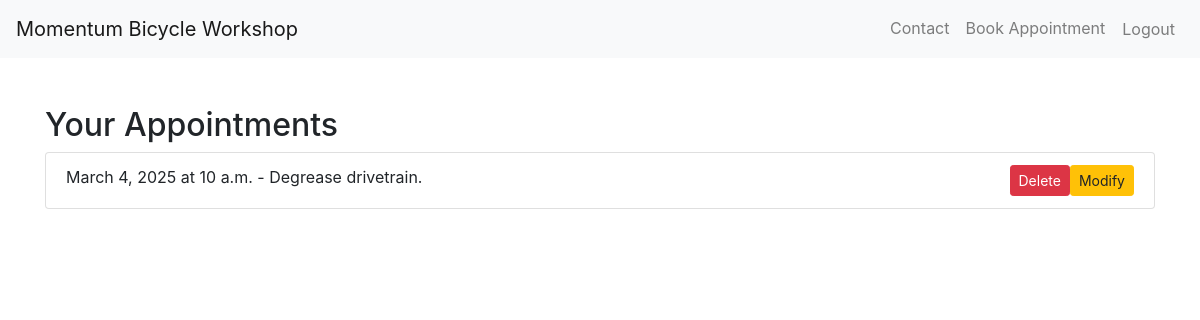
Before: /appointment_list/ (signed in) with the older database file.
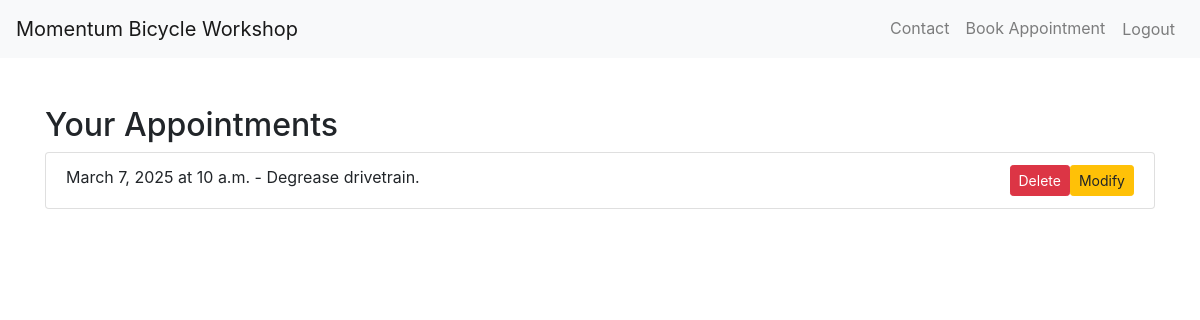
After: the same page with the newer database file.
### myapp/models.py (models this page shows, shortened)
class Appointment(models.Model):
    user = models.ForeignKey(
        User, on_delete=models.CASCADE
    )  # Associate the appointment with a user
    date = models.DateField()
    time = models.TimeField()
    description = models.TextField(blank=True)  # Allowing blank descriptions
    photo = models.ImageField(upload_to="photos/", blank=True, null=True)
    completed = models.BooleanField(default=False)
    notified = models.BooleanField(default=False)
    class Meta:
        unique_together = (
            "user",
            "date",
        )  # or ('user', 'date', 'time') if you want to prevent double booking at the same time

### myapp/views.py (the view)
# urls.py: path("appointment_list/", appointment_list, name="appointment_list"),
@login_required
def appointment_list(request):
    appointments = Appointment.objects.filter(user=request.user).order_by("date")
    print(list(appointments.values("id", "description")))
    return render(
        request, "myapp/appointment_list.html", {"appointments": appointments}
    )

### myapp/templates/myapp/appointment_list.html (shortened to what this page needs)
{% load static %}
<!doctype html>
<html lang="en">
<head>
  <link rel="stylesheet" href="https://maxcdn.bootstrapcdn.com/bootstrap/4.5.2/css/bootstrap.min.css" />
</head>
<body>
  {% include 'myapp/navbar.html' %}
  <div class="container mt-5">
    <h2>Your Appointments</h2>
     {% if appointments %}
    <ul class="list-group">
      {% for appointment in appointments %}
      <li class="list-group-item">
        {{ appointment.date }} at {{ appointment.time }} - {{ appointment.description }}
        <a href="{% url 'modify_appointment' appointment.id %}" class="btn btn-warning btn-sm float-right">Modify</a>
        <button type="button" class="btn btn-danger btn-sm float-right" data-toggle="modal"
          data-target="#deleteModal{{ appointment.id }}">
          Delete
        </button>
      </li>
      {% empty %}
      <li class="list-group-item">No appointments booked.</li>
      {% endfor %}
    </ul>
    {% else %}
    <p>No appointments found.</p>
    {% endif %}
  </div>
</body>
</html>

Changed rows visible on the page:
changed Appointment "Degrease drivetrain.": date "March 4, 2025" → "March 7, 2025"
